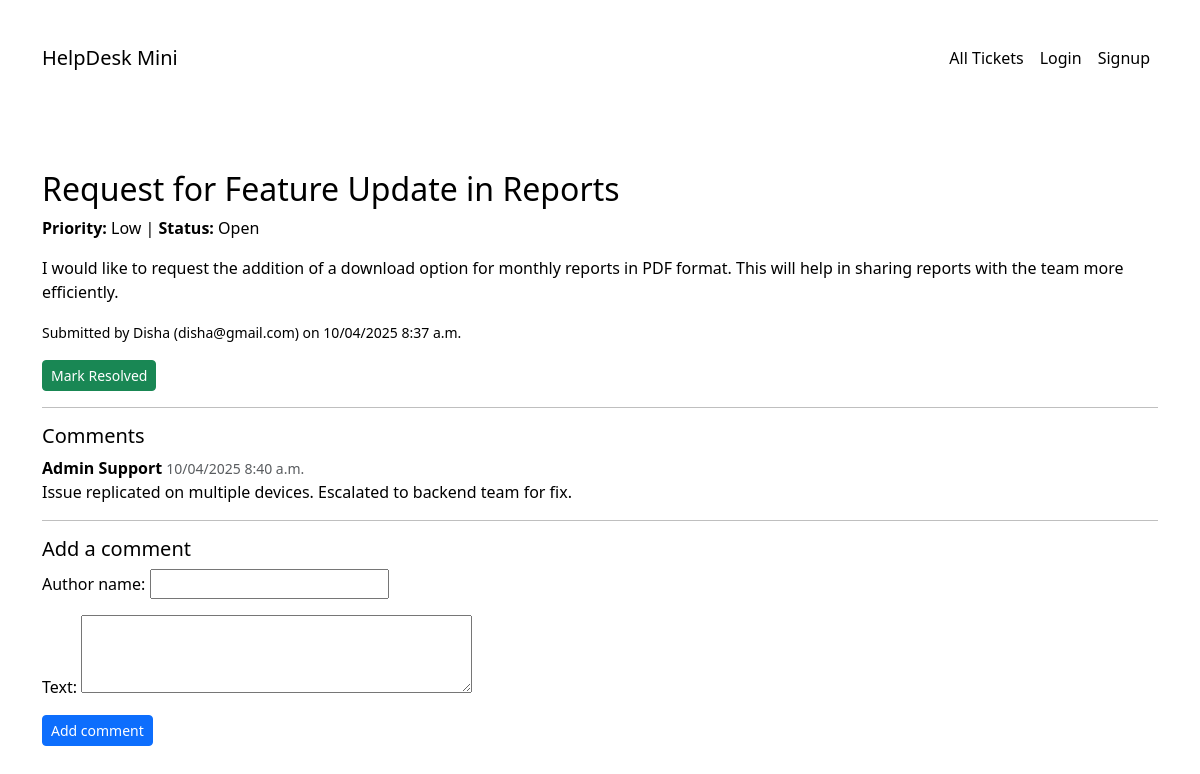
/ticket/3/, run on the app's committed database.
### core/models.py (models this page shows, shortened)
class Ticket(models.Model):
    STATUS_CHOICES = [
        ('open', 'Open'),
        ('in_progress', 'In Progress'),
        ('resolved', 'Resolved'),
    ]
    PRIORITY_CHOICES = [
        ('low', 'Low'),
        ('medium', 'Medium'),
        ('high', 'High'),
    ]
    title = models.CharField(max_length=200)
    description = models.TextField()
    name = models.CharField(max_length=100)
    email = models.EmailField()
    status = models.CharField(max_length=20, choices=STATUS_CHOICES, default='open')
    priority = models.CharField(max_length=10, choices=PRIORITY_CHOICES, default='medium')
    created_at = models.DateTimeField(auto_now_add=True)
    due_by = models.DateTimeField(null=True, blank=True)
    @property
    def is_overdue(self):
        return self.status != 'resolved' and self.due_by and timezone.now() > self.due_by

class Comment(models.Model):
    ticket = models.ForeignKey(Ticket, on_delete=models.CASCADE, related_name='comments')
    author_name = models.CharField(max_length=100)
    text = models.TextField()
    created_at = models.DateTimeField(auto_now_add=True)

### core/views.py (the view, shortened to what this page needs)
# urls.py: path('ticket/<int:pk>/', views.ticket_detail, name='ticket_detail'),
def ticket_detail(request, pk):
    ticket = get_object_or_404(Ticket, pk=pk)
    comment_form = CommentForm()
    return render(request, 'ticket_detail.html', {'ticket': ticket, 'comment_form': comment_form})

### core/forms.py
class CommentForm(forms.ModelForm):
    class Meta:
        model = Comment
        fields = ['author_name', 'text']
        widgets = {
            'text': forms.Textarea(attrs={'rows': 3})
        }

### core/templates/ticket_detail.html (shortened to what this page needs)
{% extends 'base.html' %}
{% block body_class %}tickets-bg{% endblock %}
{% block content %}
<h2>{{ ticket.title }}</h2>
<p><strong>Priority:</strong> {{ ticket.get_priority_display }} |
   <strong>Status:</strong> {{ ticket.get_status_display }}</p>
<p>{{ ticket.description|linebreaks }}</p>
<p><small>Submitted by {{ ticket.name }} ({{ ticket.email }}) on {{ ticket.created_at|date:"SHORT_DATETIME_FORMAT" }}</small></p>
{% if ticket.status != 'resolved' %}
  <a href="{% url 'ticket_resolve' ticket.pk %}" class="btn btn-success btn-sm">Mark Resolved</a>
{% endif %}
<hr>
<h5>Comments</h5>
{% for c in ticket.comments.all %}
  <div class="mb-2">
    <strong>{{ c.author_name }}</strong> <small class="text-muted">{{ c.created_at|date:"SHORT_DATETIME_FORMAT" }}</small>
    <div>{{ c.text|linebreaks }}</div>
  </div>
{% empty %}
  <p>No comments yet.</p>
{% endfor %}
<hr>
<h5>Add a comment</h5>
<form method="post">
  {{ comment_form.as_p }}
  <button type="submit" name="add_comment" class="btn btn-primary btn-sm">Add comment</button>
</form>
{% endblock %}

### core/templates/base.html (style rules this page uses)
body.tickets-bg { background: url('https://images.unsplash.com/photo-1497493292307-31c376b6e479?auto=format&fit=crop&w=1470&q=80') no-repeat center center fixed; background-size: cover; color: black; }

### data on the page
Ticket: title "Request for Feature Update in Reports", priority "Low", status "Open", description "I would like to request the addition of a download option for monthly reports in PDF format. This will help in sharing reports with the team more efficiently.", name "Disha", email "disha@gmail.com", created_at "10/04/2025 8:37 a.m."
Comment: author_name "Admin Support", created_at "10/04/2025 8:40 a.m.", text "Issue replicated on multiple devices. Escalated to backend team for fix."
